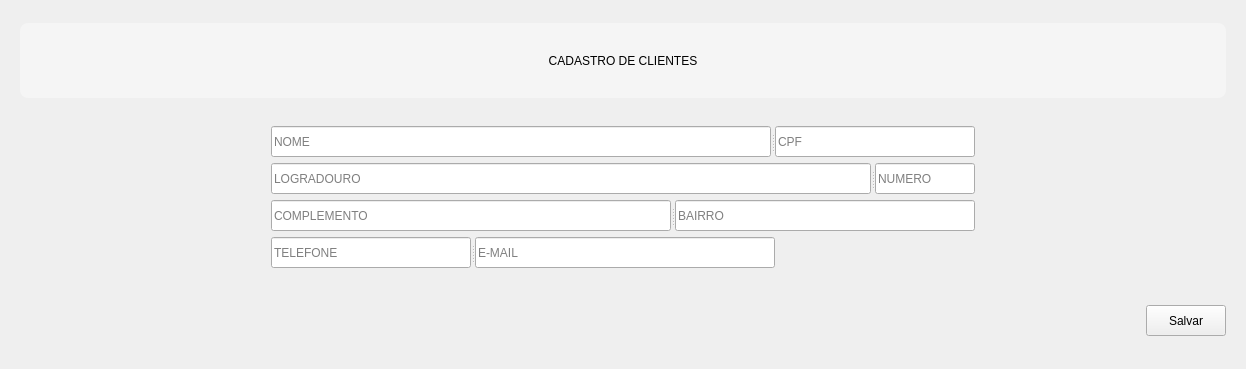
            <widget class="QWidget" name="cadastro_cliente">
             <layout class="QVBoxLayout" name="verticalLayout_8">
              <item>
               <widget class="QWidget" name="widget_8" native="true">
                <property name="minimumSize">
                 <size>
                  <width>0</width>
                  <height>100</height>
                 </size>
                </property>
                <property name="maximumSize">
                 <size>
                  <width>16777215</width>
                  <height>100</height>
                 </size>
                </property>
                <property name="styleSheet">
                 <string notr="true">QFrame {
    background-color: #F5F5F5;
    border-radius: 8px;
}</string>
                </property>
                <layout class="QVBoxLayout" name="verticalLayout_9">
                 <item>
                  <widget class="QLabel" name="label_2">
                   <property name="minimumSize">
                    <size>
                     <width>0</width>
                     <height>75</height>
                    </size>
                   </property>
                   <property name="maximumSize">
                    <size>
                     <width>16777215</width>
                     <height>75</height>
                    </size>
                   </property>
                   <property name="text">
                    <string>CADASTRO DE CLIENTES</string>
                   </property>
                   <property name="alignment">
                    <set>Qt::AlignmentFlag::AlignCenter</set>
                   </property>
                   <property name="indent">
                    <number>0</number>
                   </property>
                  </widget>
                 </item>
                </layout>
               </widget>
              </item>
              <item>
               <widget class="QWidget" name="widget_6" native="true">
                <layout class="QGridLayout" name="gridLayout">
                 <item row="0" column="0">
                  <widget class="QSplitter" name="splitter_12">
                   <property name="orientation">
                    <enum>Qt::Orientation::Horizontal</enum>
                   </property>
                   <widget class="QLineEdit" name="txt_nome_cliente">
                    <property name="minimumSize">
                     <size>
                      <width>0</width>
                      <height>31</height>
                     </size>
                    </property>
                    <property name="maximumSize">
                     <size>
                      <width>500</width>
                      <height>16777215</height>
                     </size>
                    </property>
                    <property name="placeholderText">
                     <string>NOME</string>
                    </property>
                   </widget>
                   <widget class="QLineEdit" name="txt_cpf_cliente">
                    <property name="minimumSize">
                     <size>
                      <width>0</width>
                      <height>31</height>
                     </size>
                    </property>
                    <property name="maximumSize">
                     <size>
                      <width>200</width>
                      <height>16777215</height>
                     </size>
                    </property>
                    <property name="text">
                     <string/>
                    </property>
                    <property name="placeholderText">
                     <string>CPF</string>
                    </property>
                   </widget>
                  </widget>
                 </item>
                 <item row="1" column="0">
                  <widget class="QSplitter" name="splitter_11">
                   <property name="orientation">
                    <enum>Qt::Orientation::Horizontal</enum>
                   </property>
                   <widget class="QLineEdit" name="txt_logradouro_cliente">
                    <property name="minimumSize">
                     <size>
                      <width>0</width>
                      <height>31</height>
                     </size>
                    </property>
                    <property name="maximumSize">
                     <size>
                      <width>600</width>
                      <height>16777215</height>
                     </size>
                    </property>
                    <property name="placeholderText">
                     <string>LOGRADOURO</string>
                    </property>
                   </widget>
                   <widget class="QLineEdit" name="txt_numero_cliente">
                    <property name="minimumSize">
                     <size>
                      <width>0</width>
                      <height>31</height>
                     </size>
                    </property>
                    <property name="maximumSize">
                     <size>
                      <width>100</width>
                      <height>16777215</height>
                     </size>
                    </property>
                    <property name="placeholderText">
                     <string>NUMERO</string>
                    </property>
                   </widget>
                  </widget>
                 </item>
                 <item row="2" column="0">
                  <widget class="QSplitter" name="splitter_14">
                   <property name="orientation">
                    <enum>Qt::Orientation::Horizontal</enum>
                   </property>
                   <widget class="QLineEdit" name="txt_complemento_cliente">
                    <property name="minimumSize">
                     <size>
                      <width>0</width>
                      <height>31</height>
                     </size>
                    </property>
                    <property name="maximumSize">
                     <size>
                      <width>400</width>
                      <height>16777215</height>
                     </size>
                    </property>
                    <property name="placeholderText">
                     <string>COMPLEMENTO</string>
                    </property>
                   </widget>
                   <widget class="QLineEdit" name="txt_bairro_cliente">
                    <property name="minimumSize">
                     <size>
                      <width>0</width>
                      <height>31</height>
                     </size>
                    </property>
                    <property name="maximumSize">
                     <size>
                      <width>300</width>
                      <height>16777215</height>
                     </size>
                    </property>
                    <property name="placeholderText">
                     <string>BAIRRO</string>
                    </property>
                   </widget>
                  </widget>
                 </item>
                 <item row="3" column="0">
                  <widget class="QSplitter" name="splitter_13">
                   <property name="orientation">
                    <enum>Qt::Orientation::Horizontal</enum>
                   </property>
                   <widget class="QLineEdit" name="txt_telefone_cliente">
                    <property name="minimumSize">
                     <size>
                      <width>0</width>
                      <height>31</height>
                     </size>
                    </property>
                    <property name="maximumSize">
                     <size>
                      <width>200</width>
                      <height>16777215</height>
                     </size>
                    </property>
                    <property name="placeholderText">
                     <string>TELEFONE</string>
                    </property>
                   </widget>
                   <widget class="QLineEdit" name="txt_email_cliente">
                    <property name="minimumSize">
                     <size>
                      <width>0</width>
                      <height>31</height>
                     </size>
                    </property>
                    <property name="maximumSize">
                     <size>
                      <width>300</width>
                      <height>16777215</height>
                     </size>
                    </property>
                    <property name="text">
                     <string/>
                    </property>
                    <property name="placeholderText">
                     <string>E-MAIL</string>
                    </property>
                   </widget>
                  </widget>
                 </item>
                </layout>
               </widget>
              </item>
              <item>
               <widget class="QWidget" name="widget_7" native="true">
                <property name="minimumSize">
                 <size>
                  <width>0</width>
                  <height>75</height>
                 </size>
                </property>
                <property name="maximumSize">
                 <size>
                  <width>16777215</width>
                  <height>75</height>
                 </size>
                </property>
                <layout class="QHBoxLayout" name="horizontalLayout_12">
                 <item>
                  <spacer name="horizontalSpacer_8">
                   <property name="orientation">
                    <enum>Qt::Orientation::Horizontal</enum>
                   </property>
                   <property name="sizeHint" stdset="0">
                    <size>
                     <width>1126</width>
                     <height>20</height>
                    </size>
                   </property>
                  </spacer>
                 </item>
                 <item>
                  <widget class="QPushButton" name="btn_salvar_cliente">
                   <property name="minimumSize">
                    <size>
                     <width>80</width>
                     <height>31</height>
                    </size>
                   </property>
                   <property name="text">
                    <string>Salvar</string>
                   </property>
                  </widget>
                 </item>
                </layout>
               </widget>
              </item>
             </layout>
            </widget>
